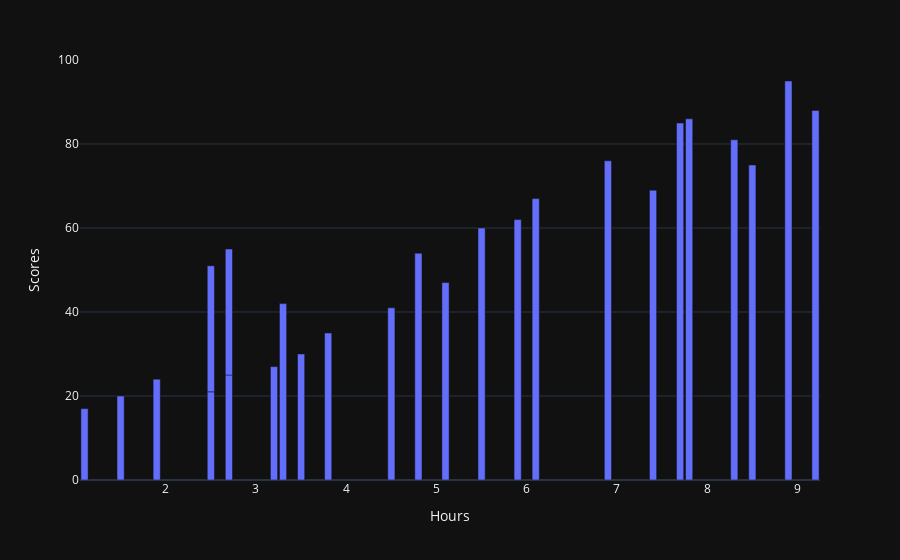

Notebook cell for this chart:
### Code cell
px.bar(sh,x="Hours",y="Scores",template="plotly_dark")

### Figure 1 — Plotly figure (JSON) as saved in the notebook; plotly's stock layout.template omitted (floating-point values rounded to 4 significant figures)
{"data": [{"alignmentgroup": "True", "hovertemplate": "Hours=%{x}<br>Scores=%{y}<extra></extra>", "legendgroup": "", "marker": {"color": "#636efa", "pattern": {"shape": ""}}, "name": "", "offsetgroup": "", "orientation": "v", "showlegend": false, "textposition": "auto", "type": "bar", "x": [2.5, 5.1, 3.2, 8.5, 3.5, 1.5, 9.2, 5.5, 8.3, 2.7, 7.7, 5.9, 4.5, 3.3, 1.1, 8.9, 2.5, 1.9, 6.1, 7.4, 2.7, 4.8, 3.8, 6.9, 7.8], "xaxis": "x", "y": [21, 47, 27, 75, 30, 20, 88, 60, 81, 25, 85, 62, 41, 42, 17, 95, 30, 24, 67, 69, 30, 54, 35, 76, 86], "yaxis": "y"}], "layout": {"barmode": "relative", "legend": {"tracegroupgap": 0}, "margin": {"t": 60}, "xaxis": {"anchor": "y", "domain": [0, 1], "title": {"text": "Hours"}}, "yaxis": {"anchor": "x", "domain": [0, 1], "title": {"text": "Scores"}}}}
